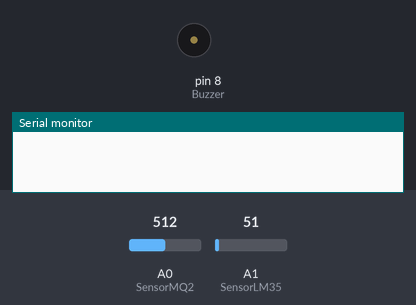
The sketch below on a simulated Arduino Uno, built with avr-gcc and run on an emulated ATmega328P. On the bench: buzzer (waves = sounding, pin HIGH), the last lines printed to the serial monitor. The test bench sets the inputs (shaded band); at power-on: A0 (SensorMQ2) = 512, A1 (SensorLM35) = 51.

Above: at 0.1 s.
At 1.1 s:
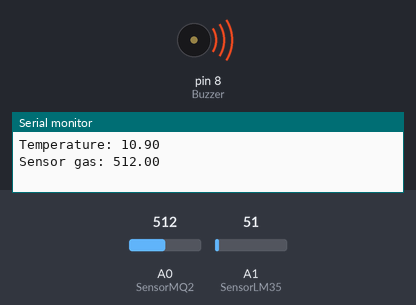
Timing chart, 0 to 2.6 s (numbered marks = the images above):
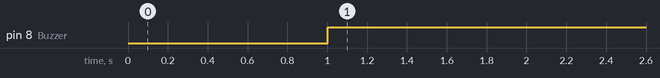

Measured:
- by itself, pin 8 (Buzzer): LOW → HIGH at 1.0 s

The sketch:

Arduino.ino
```cpp
//Bibliotecas necessárias
#include <SoftwareSerial.h>
#include <ArduinoJson.h> //***IMPORTANTE!!! Versão da biblioteca 5.13.12

// (5=Rx e 6=Tx)
SoftwareSerial arduEsp(5, 6);

int SensorMQ2 = A0;//PINO UTILIZADO PELO SENSOR DE GÁS MQ-2
int val;
int Buzzer = 8;
int SensorLM35 = A1;//PINO UTILIZADO PELO SENSOR DE TEMPERATURA LM35
int leitura_sensor = 300;//DEFININDO UM VALOR LIMITE (NÍVEL DE GÁS NORMAL)

//*****Variáveis de suporte

float temp;
float gas;

void setup() {
  pinMode(SensorMQ2, INPUT); //DEFINE O PINO COMO ENTRADA
  pinMode(Buzzer, OUTPUT);
  Serial.begin(9600);

 //Início do Serial criado
  arduEsp.begin(9600);
  delay(1000);


}

void loop() {
  //***** Criando um objeto Json para migrar os dados
  StaticJsonBuffer<1000> jsonBuffer;
  JsonObject& data = jsonBuffer.createObject();

  //Retorno do void com os valores dos sensores
  Sensor_t();
  Sensor_g();


  //****Aqui estamos criando variáveis para os objetos
  data["gases"] = gas;
  data["temperatura"] = temp;

  //Aqui, enviamo os dados do arduino para o Esp via Serial
  data.printTo(arduEsp);
  jsonBuffer.clear();

  delay(1000);
}

void Sensor_t() {


  val = analogRead(SensorLM35);
  float mv = ( val/1024.0)*5000;
  temp = (mv/10)-14;

  Serial.print("Temperature: ");
  Serial.println(temp);

}


void Sensor_g() {
  int valor_analogico =analogRead(SensorMQ2); //VARIÁVEL RECEBE O VALOR LIDO NO PINO ANALÓGICO
  if (valor_analogico > leitura_sensor){//SE VALOR LIDO NO PINO ANALÓGICO FOR MAIOR QUE O VALOR LIMITE, FAZ
     gas =  valor_analogico;
     Serial.print("Sensor gas: ");
    Serial.println(gas);
    //Serial.println("ALERTA");
    digitalWrite(Buzzer, HIGH); //ATIVA O BUZZER E O MESMO EMITE O SINAL SONORO
  }else{ //SENÃO, FAZ
    digitalWrite(Buzzer, LOW); //ATIVA O BUZZER E O MESMO EMITE O SINAL SONORO
   gas =  valor_analogico;
   Serial.print("Sensor gas: ");
  Serial.println(gas);
  }

}
```
